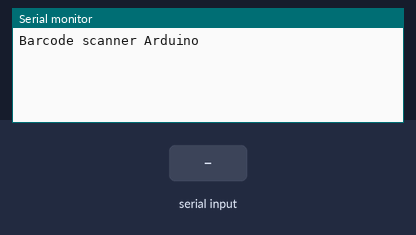
Recording of a sketch running on a simulated Arduino Uno, built with avr-gcc and run on an emulated ATmega328P. Shown: the last lines printed to the serial monitor. Inputs (shaded band) come from the test bench.

Above: at 1.2 s.
1.3 s: "1" received over the second serial link
At 2.5 s:
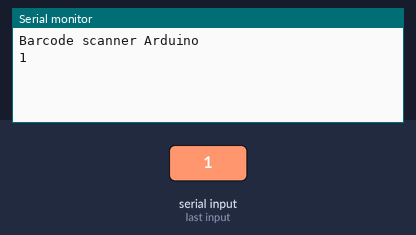
2.8 s: "0" received over the second serial link
At 3.6 s:
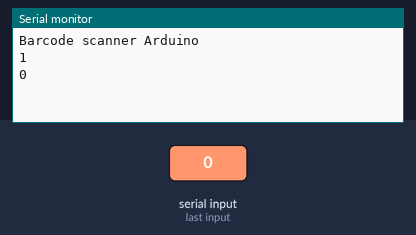
4.3 s: "2" received over the second serial link
At 4.8 s:
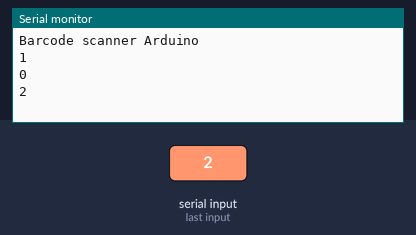

Measured:
- after the input at 1.3 s, the serial monitor: prints a new line at once (image 1)
- after the input at 2.8 s, the serial monitor: prints a new line at once (image 2)
- after the input at 4.3 s, the serial monitor: prints a new line at once (image 3)

The sketch:

CodebarReader.ino
```cpp
//Arduino Barcode and QR code scanner http://www.circuitschools.com

#include <SoftwareSerial.h>
SoftwareSerial mySerial(6, 7); // TX, RX

void setup()
{
  Serial.begin(9600);
  mySerial.begin(9600); // set the data rate for the SoftwareSerial port
  Serial.println("Barcode scanner Arduino");
}

void loop()
{
  if (mySerial.available()) // Check if there is Incoming Data in the Serial Buffer.
  {
    while (mySerial.available()) // Keep reading Byte by Byte from the Buffer till the Buffer is empty
    {
      char input = mySerial.read(); // Read 1 Byte of data and store it in a character variable
      Serial.print(input); // Print the Byte
      delay(5); // A small delay
    }
    Serial.println();
  }
}
```
